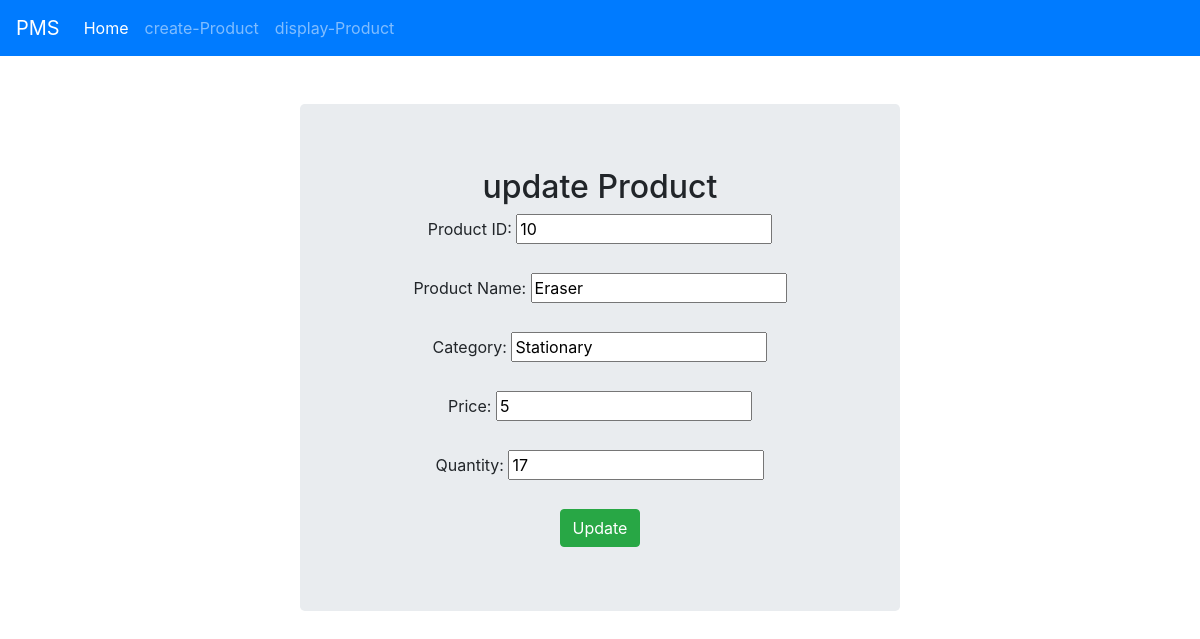
The app's page /edit/10/ with its own data.
### productapp/models.py (models this page shows, shortened)
class Product(models.Model):
    p_id=models.AutoField(primary_key=True)
    pname=models.CharField(max_length=100)
    category=models.CharField(max_length=50)
    price=models.IntegerField()
    qty=models.IntegerField()

### productapp/views.py (the view, shortened to what this page needs)
# urls.py: path('edit/<int:pid>/',edit_view,name='edit'),
def edit_view(request,pid):
    obj =Product.objects.get(p_id=pid)
    context={'product':obj}
    return render(request,'productapp/edit.html',context)

### productapp/templates/productapp/edit.html (shortened to what this page needs)
<!DOCTYPE html>
<html lang="en">
<head>
    <link rel="stylesheet" href="https://cdn.jsdelivr.net/npm/bootstrap@4.6.2/dist/css/bootstrap.min.css">
</head>
<body>
    <nav class="navbar navbar-expand-lg navbar-dark bg-primary">
  <a class="navbar-brand" href="/home/">PMS</a>
  <div class="collapse navbar-collapse" id="navbarNavDropdown">
    <ul class="navbar-nav">
      <li class="nav-item active">
        <a class="nav-link" href="/home/">Home <span class="sr-only">(current)</span></a>
      </li>
      <li class="nav-item">
        <a class="nav-link" href="/insert/">create-Product</a>
      </li>
      <li class="nav-item">
        <a class="nav-link" href="/display/">display-Product</a>
      </li>
    </ul>
  </div>
</nav>
<br><br>
<div class="jumbotron" style="text-align: center;margin-left: 300px;margin-right: 300px;",>
<form action="/edit/{{ product.p_id }}/" method="post" style="text-align:center;">{% csrf_token %}
<h2 style="text-align:center;">update  Product</h2>
  <label>Product ID:</label>
  <input type="text" value="{{ product.p_id }}" name="p_id" readonly><br><br>
  <label>Product Name:</label>
  <input type="text" value="{{ product.pname }}" name="pn"><br><br>
  <label>Category:</label>
  <input type="text" value="{{ product.category }}" name="pc"><br><br>
  <label>Price:</label>
  <input type="number" value="{{ product.price }}" name="pp" required><br><br>
  <label>Quantity:</label>
  <input type="number" value="{{ product.qty }}" name="pq" required><br><br>
  <button type="submit" class="btn btn-success">Update</button>
</form>
  </div>
</html>

### records on screen
Product: p_id "10", pn "Eraser", pc "Stationary", pp "5", pq "17"
